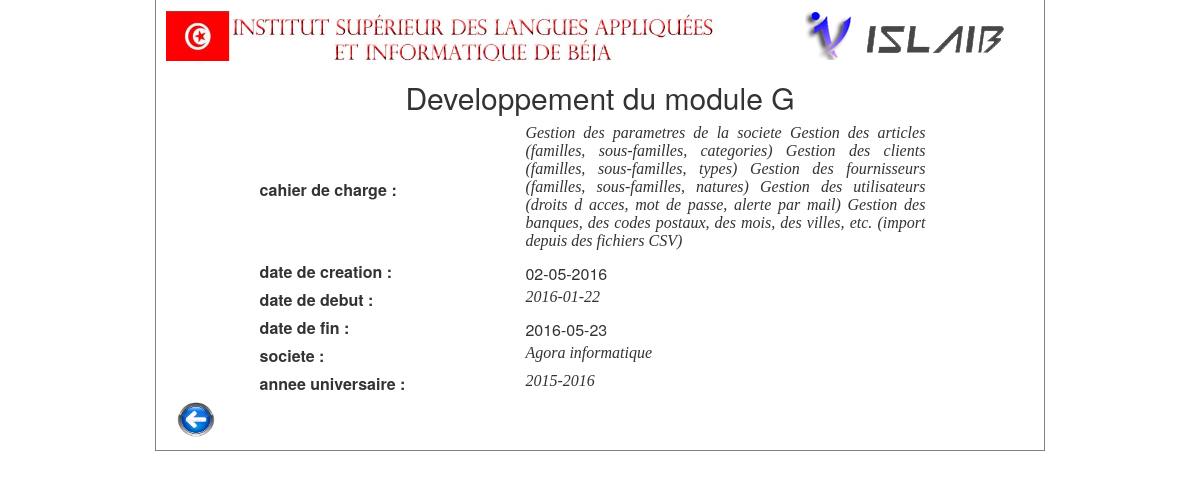
/admin/sujet1.php?id=7, run on the app's committed database.
### tables this page shows
CREATE TABLE IF NOT EXISTS `sujetdestage` (
  `id` int(11) NOT NULL AUTO_INCREMENT,
  `titre` varchar(25) NOT NULL,
  `cahierdecharge` text NOT NULL,
  `datedecreation` varchar(25) NOT NULL,
  `datefin` date NOT NULL,
  `datedebut` date NOT NULL,
  `objet` varchar(50) NOT NULL,
  `etat` varchar(50) NOT NULL,
  `societe` varchar(50) NOT NULL,
  `encadrant1` varchar(50) NOT NULL,
  `encadrant2` varchar(25) NOT NULL,
  `motcle` varchar(50) NOT NULL,
  `cinencadrant` int(11) NOT NULL,
  `cinproposeur` int(11) NOT NULL,
  `idconception` varchar(25) NOT NULL,
  `idcompetences` varchar(25) NOT NULL,
  `anneeuniversaire` varchar(25) NOT NULL,
  `type` varchar(255) NOT NULL,
  PRIMARY KEY (`id`)
);

### classes/sujetmanager.php (called while the page is built, shortened)
<?php
class sujetmanager{
public function afficheunsujetete($id){
	$sql="SELECT * FROM sujetdestage WHERE type='ete' and id=".$id;
	$req = mysql_query($sql);
	$data= mysql_fetch_assoc($req);
	return $data;
}
}
?>

### admin/sujet1.php (the view, shortened to what this page needs)
<html>
<head><title> Sujets</title>
<link href="..\css\style.css" rel="stylesheet" type="text/css" />
<link href="..\css\sujet.css" rel="stylesheet" type="text/css" />
<link rel="stylesheet" href="../bootstrap/css/bootstrap.css" />
</head>
<body>
<div id="container">
<img id="i" src="../image/f.jpg" >
<img id="f" src="../image/l.png">
<section>
<?php $sujet = new sujetmanager();
        $unsujet =$sujet->afficheunsujetete($_GET['id']);
        ?>
        <table align="center">
<center><h2><?php echo $unsujet['titre'];?></h2></center>
 <tr><td><label>cahier de charge :</label></td>
<td><article><p><?php echo $unsujet['cahierdecharge'];?></p></article></td></tr>
        <tr><td><label>date de creation :</label></td><td>
<article><?php echo $unsujet['datedecreation'];?></article></td></tr>
<tr><td><label>date de debut :</label></td><td>
<article><p><?php echo $unsujet['datedebut'];?></p></article></td></tr>
        <tr><td><label>date de fin :</label></td><td>
<article><?php echo $unsujet['datefin'];?></article></td></tr>
<tr><td><label>societe :</label></td><td>
<article><p><?php echo $unsujet['societe'];?></p></article></td></tr>
<tr><td><label>annee universaire :</label></td><td>
<article><p><?php echo $unsujet['anneeuniversaire'];?></p></article></td></tr>
</table>
</section>
<a href="listedesujetpfe.php"><img src="../image/retour.png" width="40px" height="40px"></a>
</div>
</body>
</html>

### css/style.css (style rules this page uses)
body { font-family: "Trebuchet MS", Arial, Helvetica, sans-serif; font-size: 0.8em; background-color:#fff; background-repeat: repeat; }
#container { margin-left:auto; margin-right:auto; width: 1210px; margin: auto; padding: 10px; border-right: 1px solid gray; border-bottom: 1px solid gray; border-left: 1px solid gray; background-color: #fff; }
#i { width:550; }
#f { margin-left:385px; }
table { border-collapse:collapse; margin:auto; }

### css/sujet.css (style rules this page uses)
article, aside { display: inline-block; vertical-align: top ; text-align: justify; }
article { width:400; margin-right:15px; margin-left:120; }
#container { margin-left:auto; margin-right:auto; width: 890px; margin: auto; padding: 10px; border-right: 1px solid gray; border-bottom: 1px solid gray; border-left: 1px solid gray; background-color: #fff; }
#i { width:550; }
#f { margin-left:85px; }
a { margin-left:10; }
p,a { font-family:Verdana; font-style:italic; }

### data on the page
sujetdestage: titre "Developpement du module G", cahierdecharge "Gestion des parametres de la societe Gestion des articles (familles, sous-familles, categories) Gestion des clients (familles, sous-familles, types) Gestion des fournisseurs (familles, sous-familles, natures) Gestion des utilisateurs (droits d acces, mot de passe, alerte par mail) Gestion des banques, des codes postaux, des mois, des villes, etc. (import depuis des fichiers CSV)", datedecreation "02-05-2016", datedebut "2016-01-22", datefin "2016-05-23", societe "Agora informatique", anneeuniversaire "2015-2016"
